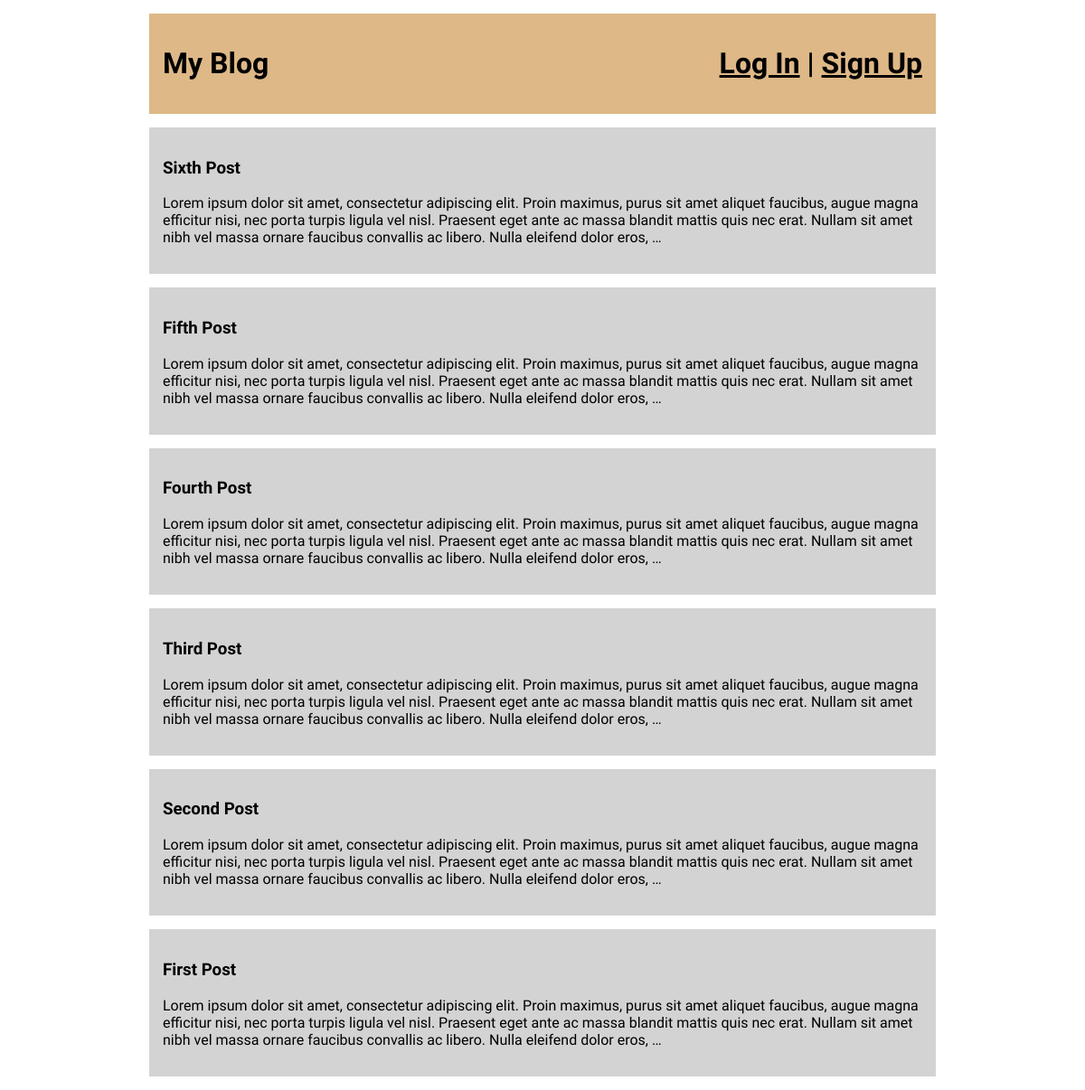
Before: / with the older database file.
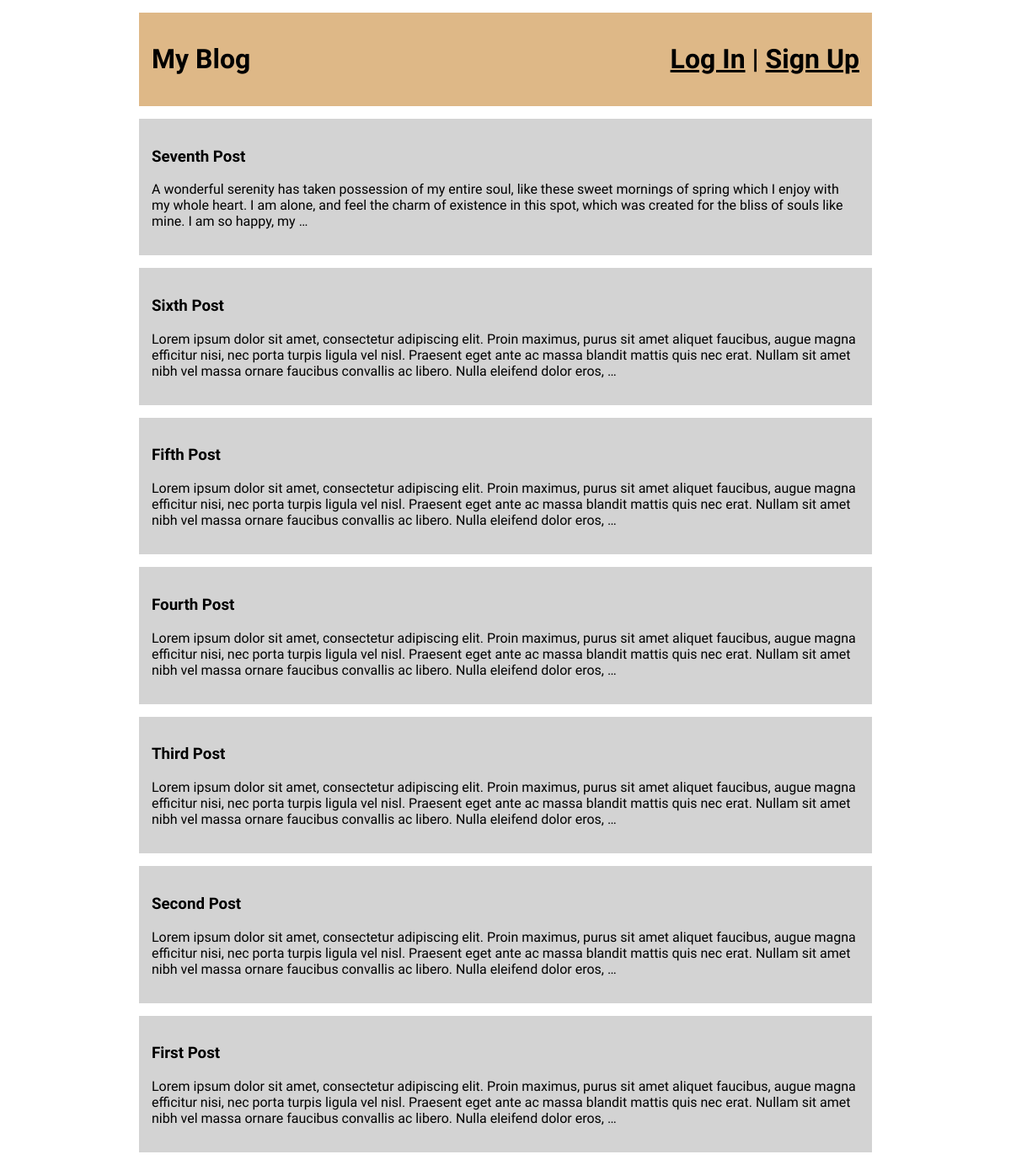
After: the same page with the newer database file.
### main/models.py (models this page shows, shortened)
class BlogPost(models.Model):
    title = models.CharField(max_length=100)
    body = models.TextField()
    publication_date = models.DateTimeField(default=timezone.now)
    author = models.ForeignKey(
        to=settings.AUTH_USER_MODEL,
        on_delete=models.SET(get_deleted_user),
    )

### main/views.py (the view)
# urls.py: path('', HomePageView.as_view(), name='homepage'),
class HomePageView(ListView):
    def get_queryset(self):
        return BlogPost.objects.order_by('-publication_date')

### main/templates/main/blogpost_list.html (shortened to what this page needs)
{% extends 'main/base.html' %}
{% block content %}
    {% for post in blogpost_list %}
        <a href="{% url 'main:post_detail' post.pk %}">
            <div class="item">
                <h3>{{ post.title|escape }}</h3>
                {{ post.body|truncatewords:50|escape|linebreaks }}
            </div>
        </a>
    {% endfor %}
{% endblock content %}

### main/templates/main/base.html (shortened to what this page needs)
{% load static %}
<html>
<head>
    <link href="{% static 'main/style.css' %}" rel="stylesheet">
</head>
<body>
<header>
    <div class="nav-left">
        <h1><a href="{% url 'main:homepage' %}">My Blog</a></h1>
    </div>
    <div class="nav-right">
        <h1>
            {% if user.is_authenticated %}
                Hi, {{ user.username }}! | <a href="{% url 'logout' %}">Log Out</a>
            {% else %}
                <a href="{% url 'login' %}">Log In</a> | <a href="{% url 'accounts:signup' %}">Sign Up</a>
            {% endif %}
        </h1>
    </div>
</header>
<div>
    {% block content %}
    {% endblock content %}
</div>
</body>
</html>

### main/static/main/style.css (style rules this page uses)
body { font-family: 'Source Sans Pro', sans-serif; width: 900px; margin-left: auto; margin-right: auto; }
header { background: burlywood; padding: 15px; margin: 15px; display: flex; }
a, a:visited { color: black; text-decoration: none; }
.item { background: lightgray; margin: 15px; padding: 15px; }
.nav-left { margin-right: auto; }
.nav-right { display: flex; }
.nav-right h1 a { text-decoration: black underline; }

Changed rows visible on the page:
added BlogPost: title "Seventh Post", body "A wonderful serenity has taken possession of my entire soul, like these sweet mornings of spring which I enjoy with my whole heart. I am alone, and feel the charm of existence in this spot, which was created for the bliss of souls like mine. I am so happy, my …"
